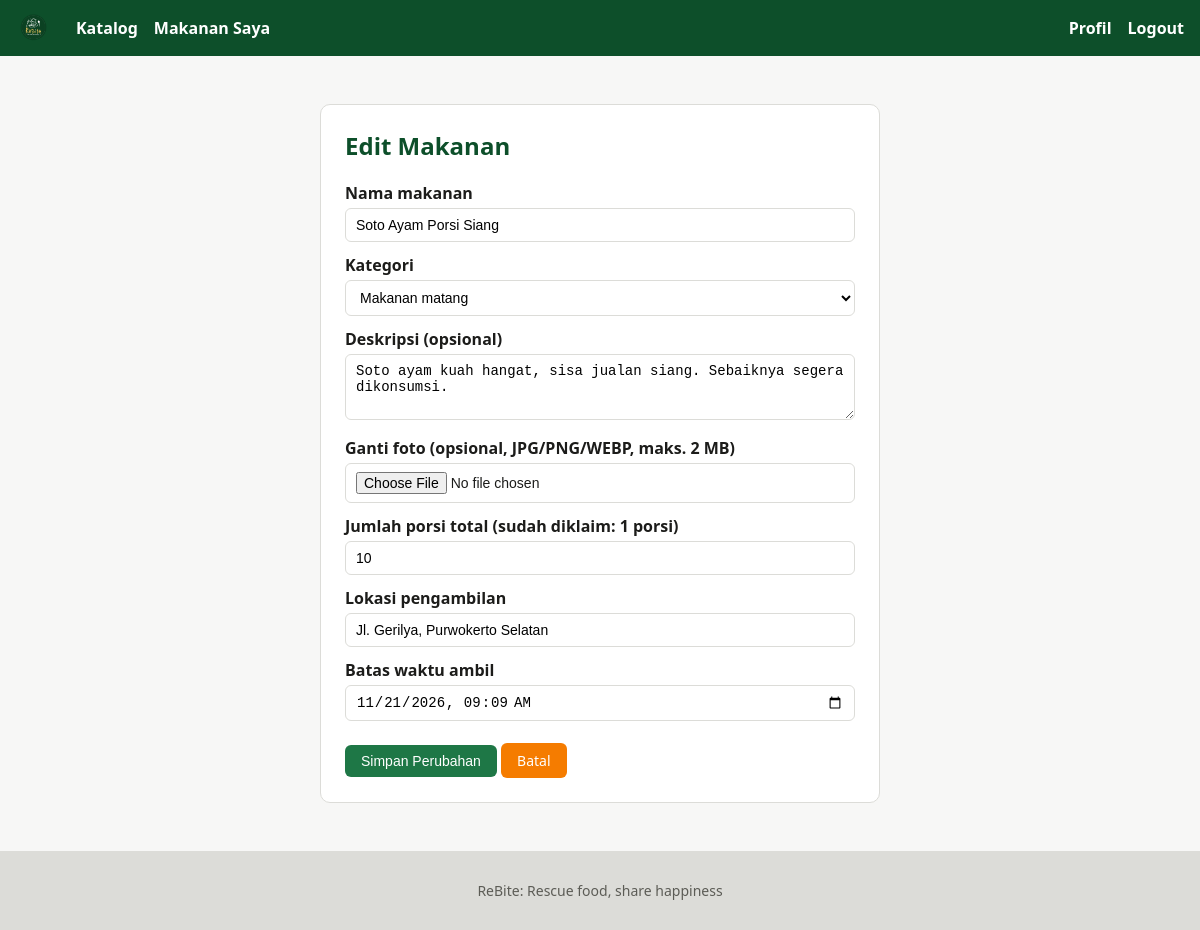
Screenshot of /penyedia/makanan_edit.php?id=2 (signed in) with the database file from the repository.
### tables this page shows
CREATE TABLE `makanan` (
  `id` int(11) NOT NULL AUTO_INCREMENT,
  `id_penyedia` int(11) NOT NULL,
  `id_kategori` int(11) NOT NULL,
  `nama` varchar(100) NOT NULL,
  `deskripsi` text DEFAULT NULL,
  `foto` varchar(255) DEFAULT NULL,
  `porsi_total` int(11) NOT NULL,
  `porsi_tersisa` int(11) NOT NULL,
  `lokasi` varchar(255) NOT NULL,
  `batas_ambil` datetime NOT NULL,
  `status` enum('tersedia','habis','kedaluwarsa') NOT NULL DEFAULT 'tersedia',
  `created_at` timestamp NOT NULL DEFAULT CURRENT_TIMESTAMP,
  PRIMARY KEY (`id`),
  KEY `idx_makanan_penyedia` (`id_penyedia`),
  KEY `idx_makanan_kategori` (`id_kategori`),
  CONSTRAINT `fk_makanan_penyedia` FOREIGN KEY (`id_penyedia`) REFERENCES `users` (`id`) ON DELETE CASCADE,
  CONSTRAINT `fk_makanan_kategori` FOREIGN KEY (`id_kategori`) REFERENCES `kategori` (`id`)
);

CREATE TABLE `kategori` (
  `id` int(11) NOT NULL AUTO_INCREMENT,
  `nama` varchar(50) NOT NULL,
  PRIMARY KEY (`id`),
  UNIQUE KEY `uk_kategori_nama` (`nama`)
);

### includes/koneksi.php (called while the page is built, shortened)
<?php
function e($teks)
{
    return htmlspecialchars((string) $teks, ENT_QUOTES, 'UTF-8');
}
?>

### penyedia/makanan_edit.php (the view, shortened to what this page needs)
<?php
require_once __DIR__ . '/../includes/koneksi.php';
$idPenyedia = (int) $_SESSION['id_user'];
$idMakanan  = (int) ($_GET['id'] ?? $_POST['id'] ?? 0);
$stmt = mysqli_prepare($koneksi,
    "SELECT id, id_kategori, nama, deskripsi, foto, porsi_total, porsi_tersisa, lokasi, batas_ambil, status
     FROM makanan WHERE id = ? AND id_penyedia = ?");
mysqli_stmt_bind_param($stmt, 'ii', $idMakanan, $idPenyedia);
mysqli_stmt_execute($stmt);
$data = mysqli_fetch_assoc(mysqli_stmt_get_result($stmt));
$porsiTerpakai = max(0, (int) $data['porsi_total'] - (int) $data['porsi_tersisa']);
$nilai = [
    'nama'        => $data['nama'],
    'id_kategori' => (int) $data['id_kategori'],
    'deskripsi'   => $data['deskripsi'] ?? '',
    'porsi_total' => (string) $data['porsi_total'],
    'lokasi'      => $data['lokasi'],
    'batas_ambil' => date('Y-m-d\TH:i', strtotime($data['batas_ambil'])),
];
$kategori = mysqli_query($koneksi, "SELECT id, nama FROM kategori ORDER BY nama");
include __DIR__ . '/../includes/header.php';
?>
<div class="form-wrap" style="max-width:560px">
  <h2>Edit Makanan</h2>
  <form class="form" method="post" enctype="multipart/form-data">
    <label for="nama">Nama makanan</label>
    <input type="text" id="nama" name="nama" maxlength="100" required value="<?= e($nilai['nama']) ?>">
    <label for="id_kategori">Kategori</label>
    <select id="id_kategori" name="id_kategori" required>
      <?php while ($k = mysqli_fetch_assoc($kategori)): ?>
        <option value="<?= (int) $k['id'] ?>" <?= (int) $k['id'] === (int) $nilai['id_kategori'] ? 'selected' : '' ?>>
          <?= e($k['nama']) ?>
        </option>
      <?php endwhile; ?>
    </select>
    <label for="deskripsi">Deskripsi (opsional)</label>
    <textarea id="deskripsi" name="deskripsi" rows="3"><?= e($nilai['deskripsi']) ?></textarea>
    <label for="foto">Ganti foto (opsional, JPG/PNG/WEBP, maks. 2 MB)</label>
    <input type="file" id="foto" name="foto" accept="image/jpeg,image/png,image/webp">
    <label for="porsi_total">Jumlah porsi total (sudah diklaim: <?= (int) $porsiTerpakai ?> porsi)</label>
    <input type="number" id="porsi_total" name="porsi_total" min="<?= max(1, $porsiTerpakai) ?>" max="500" required value="<?= e($nilai['porsi_total']) ?>">
    <label for="lokasi">Lokasi pengambilan</label>
    <input type="text" id="lokasi" name="lokasi" maxlength="255" required value="<?= e($nilai['lokasi']) ?>">
    <label for="batas_ambil">Batas waktu ambil</label>
    <input type="datetime-local" id="batas_ambil" name="batas_ambil" required value="<?= e($nilai['batas_ambil']) ?>">
    <br><br>
    <button class="btn" type="submit">Simpan Perubahan</button>
    <a href="<?= BASE_URL ?>penyedia/makanan_saya.php" class="btn btn-warning">Batal</a>
  </form>
</div>
<?php include __DIR__ . '/../includes/footer.php'; ?>

### assets/css/style.css (style rules this page uses)
:root { --color-brand-50: #f0f9f3; --color-brand-100: #dcf1e3; --color-brand-300: #8ccda6; --color-brand-600: #1e7746; --color-brand-700: #106535; --color-brand-800: #0d4f2a; --color-brand-900: #0b4023; --color-ink-50: #f7f7f6; --color-ink-200: #dcdcd8; --color-ink-600: #5c5c56; --color-ink-900: #1c1c1a; --color-surface: #fff; --color-surface-muted: var(--color-ink-50); --oranye: #f57c00; --merah: #c62828; }
* { box-sizing: border-box; }
body { margin: 0; font-family: system-ui, Arial, sans-serif; color: var(--color-ink-900); background: var(--color-surface-muted); min-height: 100vh; display: flex; flex-direction: column; }
h1, h2, h3 { color: var(--color-brand-800); }
.btn { display: inline-block; padding: 8px 16px; border: none; border-radius: 6px; background: var(--color-brand-600); color: #fff; text-decoration: none; cursor: pointer; font-size: 14px; }
.btn-warning { background: var(--oranye); }
.form-wrap { max-width: 420px; margin: 24px auto; background: var(--color-surface); border: 1px solid var(--color-ink-200); border-radius: 10px; padding: 24px; }
.form-wrap h2 { margin-top: 0; }
form label, .form label { display: block; margin: 12px 0 4px; font-weight: 600; }
form input, form select, form textarea, .form input, .form select, .form textarea { width: 100%; padding: 8px 10px; border: 1px solid var(--color-ink-200); border-radius: 6px; font-size: 14px; background: var(--color-surface); }

### rows the page displays
makanan: nama "Soto Ayam Porsi Siang", id_kategori "Makanan matang", deskripsi "Soto ayam kuah hangat, sisa jualan siang. Sebaiknya segera dikonsumsi.", porsiTerpakai "1", porsi_total "10", lokasi "Jl. Gerilya, Purwokerto Selatan"
